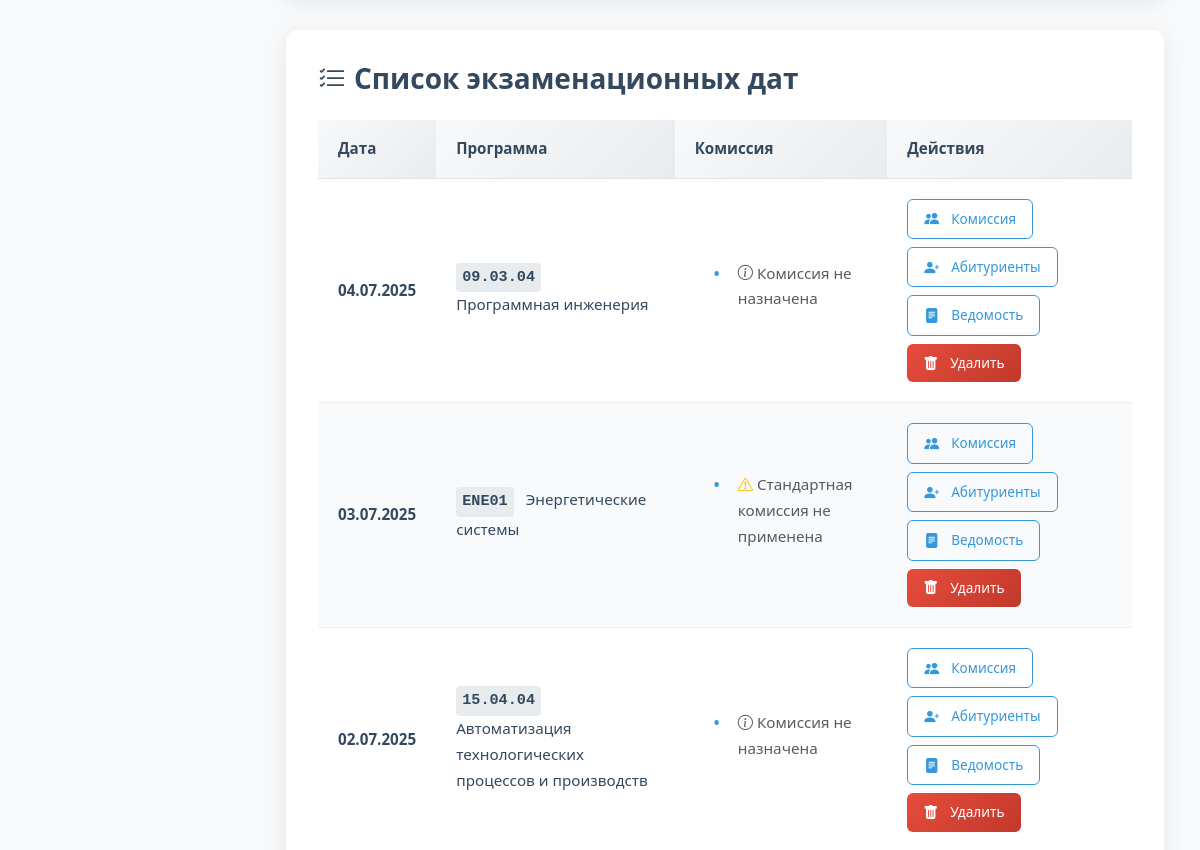
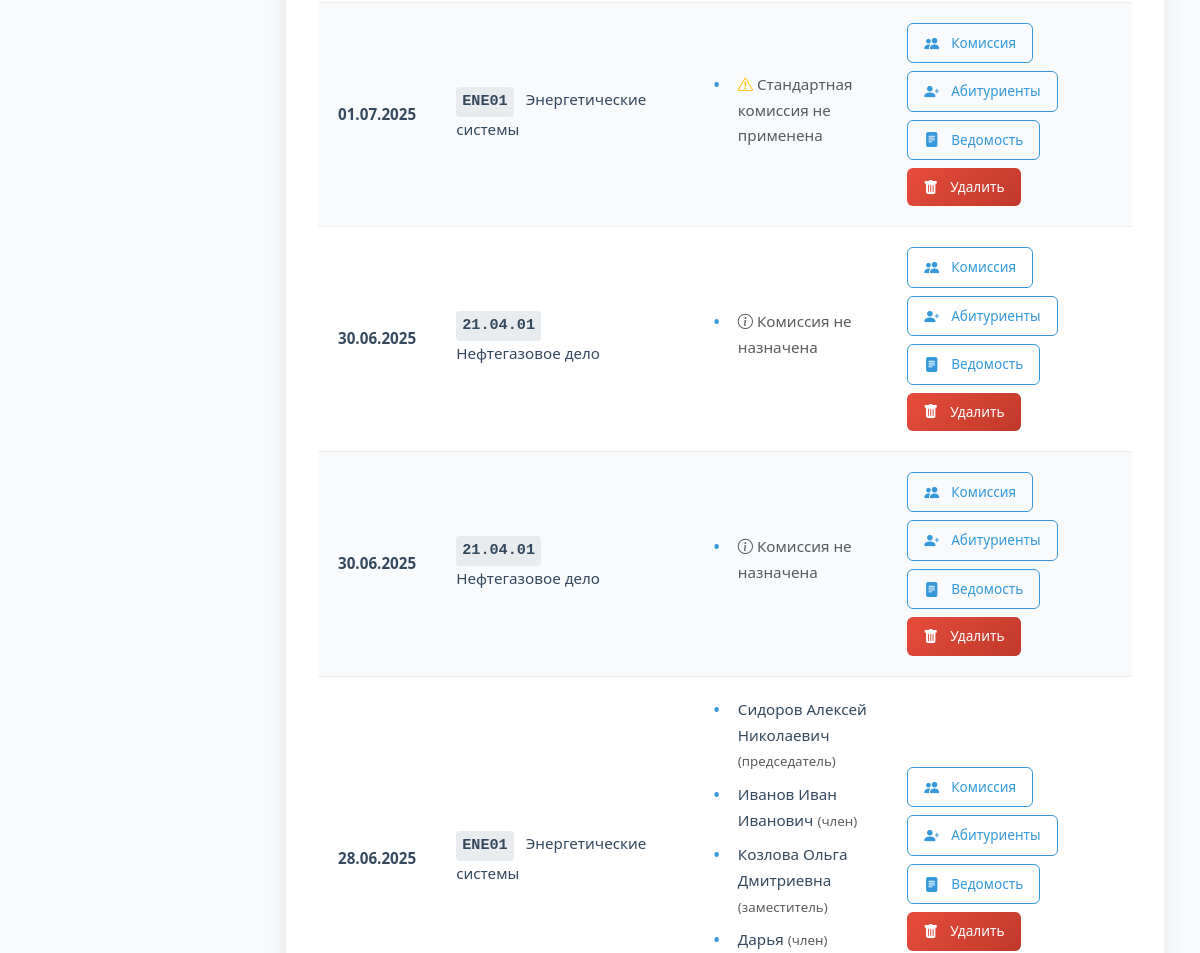
/exam_dates (signed in, middle part), run on an earlier commit of the app's database (2 pictures, top to bottom).
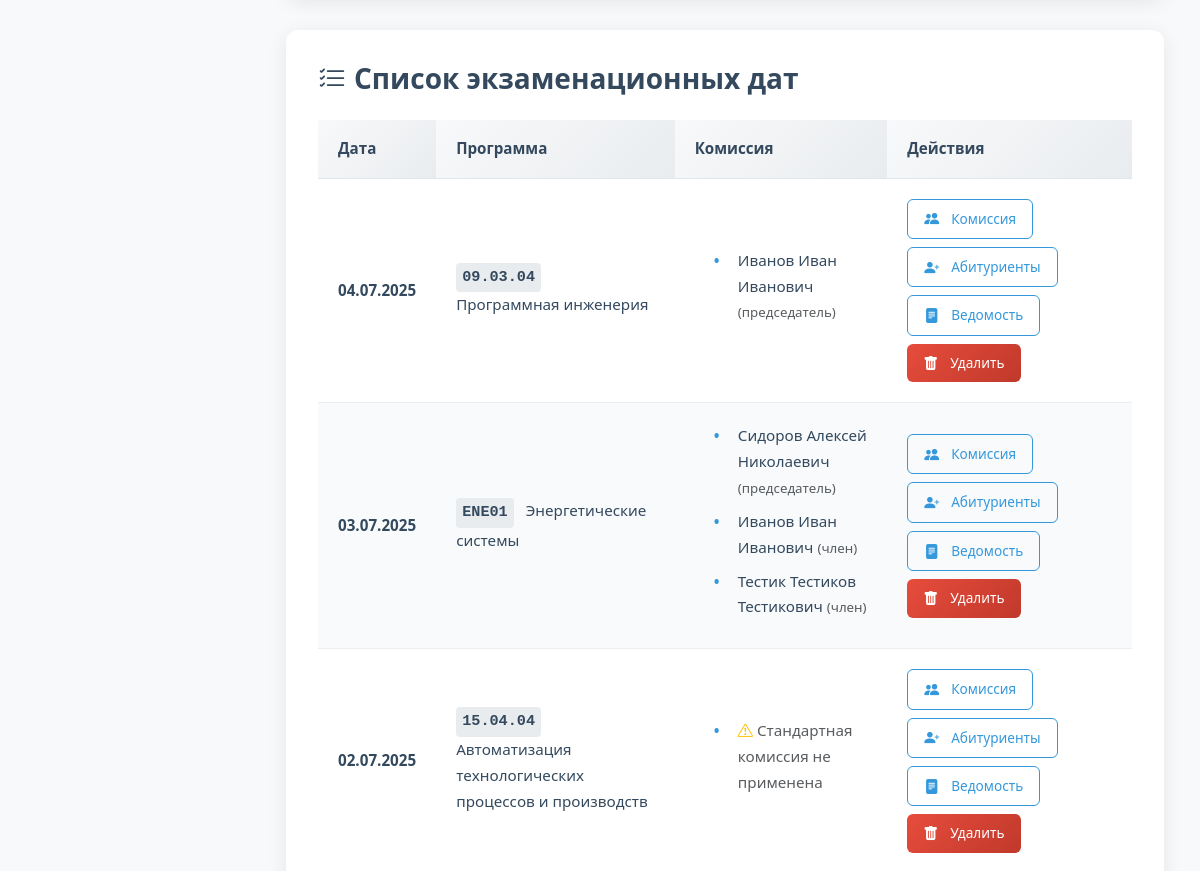
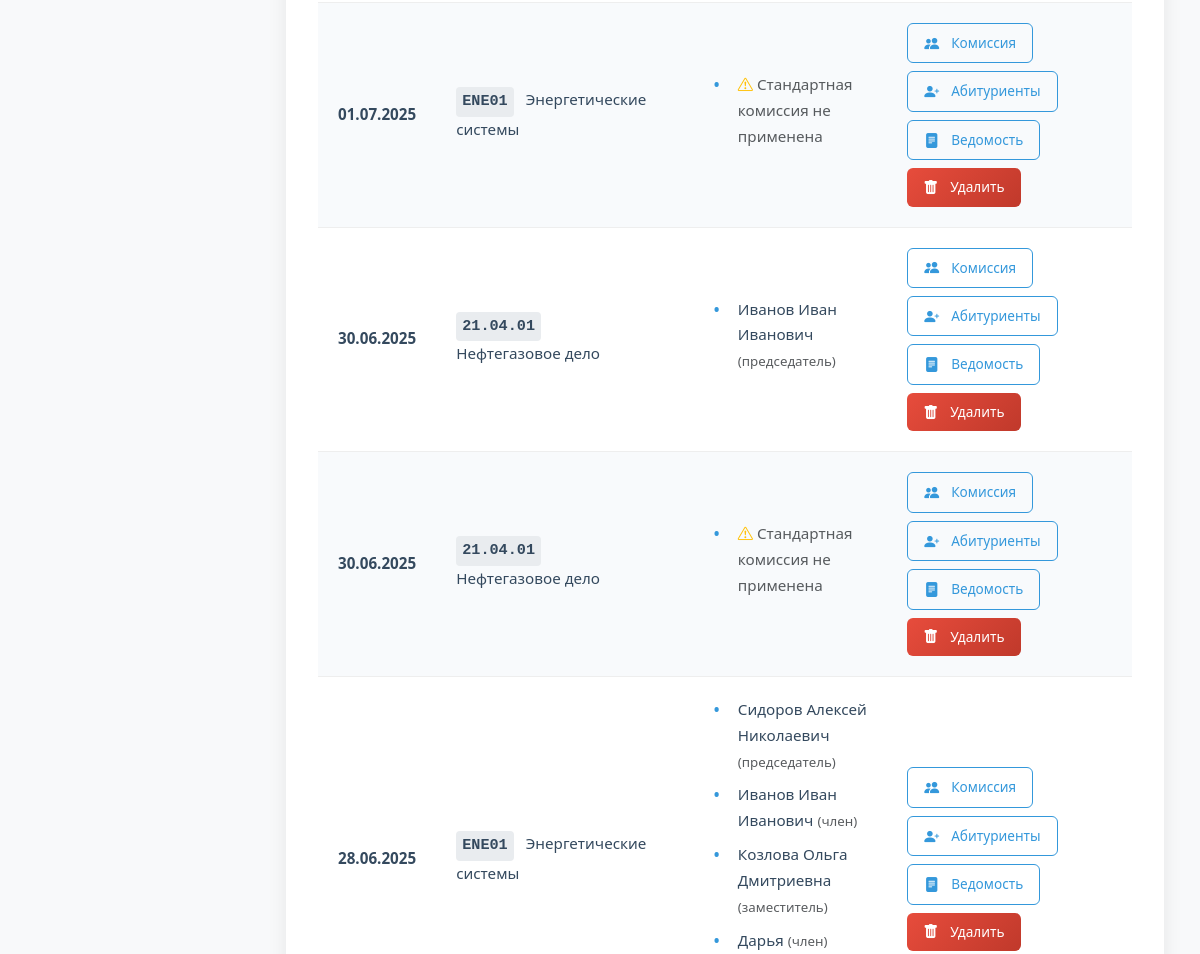
And on a later commit of the database (2 pictures, top to bottom).
### app/models.py (models this page shows, shortened)
class ExamDate(db.Model):
    id = db.Column(db.Integer, primary_key=True)
    date = db.Column(db.DateTime, nullable=False)
    program_id = db.Column(db.Integer, db.ForeignKey('program.id'), nullable=False)
    commission = db.relationship('CommissionMember', backref='exam_date', lazy=True, cascade='all, delete-orphan')  # Каскад
    applicants = db.relationship('Applicant', backref='exam_date', lazy=True,cascade='all, delete-orphan',passive_deletes=True)

class Program(db.Model):
    id = db.Column(db.Integer, primary_key=True)
    code = db.Column(db.String(50), nullable=False)
    name = db.Column(db.String(200), nullable=False)
    school_id = db.Column(db.Integer, db.ForeignKey('engineering_school.id'))
    questions = db.relationship('Question', backref='program', lazy=True, cascade='all, delete-orphan')
    standard_commission = db.relationship('StandardCommission', backref='program', lazy=True, cascade='all, delete-orphan')
    applicants = db.relationship('Applicant', backref='program', lazy=True, cascade='all, delete-orphan', passive_deletes=True)
    exam_dates = db.relationship('ExamDate', backref='program', lazy=True, cascade='all, delete-orphan',passive_deletes=True)
    oop = db.relationship("Oop", backref='program', lazy=True, cascade='all, delete-orphan')  # Важно: cascade

class CommissionMember(db.Model):
    id = db.Column(db.Integer, primary_key=True)
    exam_date_id = db.Column(db.Integer, db.ForeignKey('exam_date.id'), nullable=False)
    user_id = db.Column(db.Integer, db.ForeignKey('user.id'), nullable=False)
    role = db.Column(db.String(50), nullable=False)  # 'председатель', 'заместитель', 'член'
    user = db.relationship('User', back_populates='commission_members')

class User(UserMixin, db.Model):
    id = db.Column(db.Integer, primary_key=True)
    username = db.Column(db.String(80), unique=True, nullable=False)
    password = db.Column(db.String(120), nullable=False)
    full_name = db.Column(db.String(100), nullable=False)
    position = db.Column(db.String(100), nullable=False)
    role = db.Column(db.String(20), nullable=False)  # 'admin', 'secretary', 'commission'
    school_id = db.Column(db.Integer, db.ForeignKey('engineering_school.id'))
    engineering_school = db.relationship('EngineeringSchool', backref='users')
    commission_members = db.relationship('CommissionMember', back_populates='user', cascade='all, delete-orphan')
    standard_commissions = db.relationship('StandardCommission', back_populates='user', cascade='all, delete-orphan')

### app/routes.py (the view, shortened to what this page needs)
@routes.route('/exam_dates', methods=['GET', 'POST'])
@login_required
def exam_dates():
    if current_user.role not in ['admin', 'secretary']:
        abort(403)
    form = ExamDateForm()
    if current_user.role == 'secretary':
        form.program_id.choices = [
            (p.id, f"{p.code} {p.name}")
            for p in Program.query.filter_by(school_id=current_user.school_id)
        ]
    sort_order = request.args.get('sort', 'desc')  # asc или desc
    program_filter = request.args.get('program_filter', '').strip()
    if current_user.role == 'secretary':
        query = ExamDate.query \
            .join(Program) \
            .filter(Program.school_id == current_user.school_id)
    else:
        query = ExamDate.query
    if sort_order == 'asc':
        exam_dates = query.order_by(ExamDate.date.asc()).all()
    else:  # desc по умолчанию
        exam_dates = query.order_by(ExamDate.date.desc()).all()
    return render_template(
        'exam_dates.html',
        form=form,
        exam_dates=exam_dates,
        sort_order=sort_order,
        program_filter=program_filter
    )

### app/templates/exam_dates.html (shortened to what this page needs)
{% extends "base.html" %}
{% block content %}
<div class="admin-container">
    <div class="content-card">
        <h3><i class="bi bi-list-check me-2"></i>Список экзаменационных дат</h3>
        {% if exam_dates %}
        <div class="table-responsive">
            <table class="elegant-table">
                <thead>
                    <tr>
                        <th>Дата</th>
                        <th>Программа</th>
                        <th>Комиссия</th>
                        <th>Действия</th>
                    </tr>
                </thead>
                <tbody>
                    {% for exam_date in exam_dates %}
                    <tr>
                        <td data-label="Дата"><strong>{{ exam_date.date.strftime('%d.%m.%Y') }}</strong></td>
                        <td data-label="Программа">
                            <span class="program-code" title="Код программы">{{ exam_date.program.code }}</span>
                            {{ exam_date.program.name }}
                        </td>
                        <td data-label="Комиссия">
                            <ul class="commission-list">
                                {% for member in exam_date.commission %}
                                <li>{{ member.user.full_name }} <small class="text-muted">({{ member.role }})</small></li>
                                {% else %}
                                <li class="text-muted">
                                    {% if exam_date.program.standard_commission %}
                                    <i class="bi bi-exclamation-triangle text-warning"></i> Стандартная комиссия не применена
                                    {% else %}
                                    <i class="bi bi-info-circle"></i> Комиссия не назначена
                                    {% endif %}
                                </li>
                                {% endfor %}
                            </ul>
                        </td>
                        <td data-label="Действия">
                            <div class="action-buttons">
                                <a href="{{ url_for('routes.assign_commission', exam_date_id=exam_date.id) }}"
                                   class="btn btn-outline-elegant btn-elegant btn-sm">
                                    <i class="bi bi-people-fill me-1"></i>Комиссия
                                </a>
                                <a href="{{ url_for('routes.assign_applicants', exam_date_id=exam_date.id) }}"
                                   class="btn btn-outline-elegant btn-elegant btn-sm">
                                    <i class="bi bi-person-plus-fill me-1"></i>Абитуриенты
                                </a>
                                <a href="{{ url_for('routes.view_vedomost', exam_date_id=exam_date.id) }}"
                                   class="btn btn-outline-elegant btn-elegant btn-sm">
                                    <i class="bi bi-file-text-fill me-1"></i>Ведомость
                                </a>
                                <form action="{{ url_for('routes.delete_exam_date', exam_date_id=exam_date.id) }}"
                                    method="POST"
                                    class="d-inline"
                                    onsubmit="return confirm('Вы уверены, что хотите удалить эту экзаменационную дату?');">
                                    <button type="submit" class="btn btn-danger btn-sm">
                                        <i class="bi bi-trash-fill me-1"></i>Удалить
                                    </button>
                                </form>
                            </div>
                        </td>
                    </tr>
                    {% endfor %}
                </tbody>
            </table>
        </div>
        {% else %}
        <div class="no-results">
            <i class="bi bi-search" style="font-size: 3rem; margin-bottom: 1rem;"></i>
            <h4>Ничего не найдено</h4>
            <p>Попробуйте изменить параметры фильтра или использовать другой запрос</p>
        </div>
        {% endif %}
    </div>
</div>
{% endblock %}

### app/templates/base.html (shortened to what this page needs)
<!DOCTYPE html>
<html lang="ru">
<head>
    <link href="https://cdn.jsdelivr.net/npm/bootstrap@5.3.0/dist/css/bootstrap.min.css" rel="stylesheet">
    <link rel="stylesheet" href="https://cdn.jsdelivr.net/npm/bootstrap-icons@1.10.0/font/bootstrap-icons.css">
    <link rel="stylesheet" href="{{ url_for('static', filename='style.css') }}">
</head>
<body>
    <div class="main-wrapper">
        <main class="main-content">
        {% block content %}{% endblock %}
    </main>
    </div>
</body>
</html>

### static/style.css (style rules this page uses)
:root { --primary: #0d6efd; --secondary: #6c757d; --success: #198754; --info: #0dcaf0; --warning: #ffc107; --danger: #dc3545; --light: #f8f9fa; --dark: #212529; }
body { font-family: 'Segoe UI', Tahoma, Geneva, Verdana, sans-serif; background-color: #f8fafc; color: #333; }
.btn { border-radius: 0.5rem; font-weight: 500; padding: 0.5rem 1rem; transition: all 0.2s; display: inline-flex; align-items: center; gap: 0.5rem; }
.btn i { font-size: 1.1em; }
.btn-sm { padding: 0.25rem 0.5rem; }

### app/templates/base.html (style rules this page uses)
:root { --primary: #2e7d32; --primary-dark: #1b5e20; --primary-light: #4caf50; --accent: #ff9800; --light-bg: #f8f9fa; --card-bg: #ffffff; --dark-text: #212529; --light-text: #f8f9fa; --border: #e0e0e0; --success: #4caf50; --info: #2196f3; --warning: #ff9800; --danger: #f44336; --sidebar-width: 280px; }
* { box-sizing: border-box; }
body { font-family: 'Segoe UI', 'Roboto', sans-serif; background-color: var(--light-bg); color: var(--dark-text); line-height: 1.7; margin: 0; padding: 0; display: flex; min-height: 100vh; overflow-x: hidden; }
.main-wrapper { flex: 1; display: flex; flex-direction: column; min-width: 0; margin-left: var(--sidebar-width); transition: margin-left 0.3s ease; width: calc(100% - var(--sidebar-width)); }
.main-content { flex: 1; padding: 20px; max-width: 1400px; width: 100%; margin: 0 auto; }
@media (max-width: 1200px) { :root { --sidebar-width: 250px; } }

### app/templates/exam_dates.html (style rules this page uses)
.admin-container { max-width: 1400px; margin: 2rem auto; padding: 0 1rem; }
.admin-container h3 { color: #34495e; font-weight: 600; margin-bottom: 1.5rem; }
.content-card { background: #fff; border-radius: 12px; box-shadow: 0 4px 20px rgba(0, 0, 0, 0.08); padding: 2rem; margin-bottom: 2rem; border: none; }
.btn-elegant { border-radius: 8px; font-weight: 500; transition: all 0.3s; padding: 0.75rem 1.5rem; }
.btn-outline-elegant { border: 1px solid #3498db; color: #3498db; background: transparent; }
.btn-danger { background: linear-gradient(135deg, #e74c3c 0%, #c0392b 100%); border: none; color: white; }
.elegant-table { width: 100%; border-collapse: separate; border-spacing: 0; font-size: 0.95rem; }
.elegant-table thead th { background: linear-gradient(135deg, #f8f9fa 0%, #e9ecef 100%); color: #34495e; font-weight: 600; padding: 1rem 1.25rem; border-bottom: 1px solid #dfe6e9; position: sticky; top: 0; }
.elegant-table tbody tr { transition: all 0.2s; }
.elegant-table tbody tr:nth-child(even) { background-color: #f8fafc; }
.elegant-table td { padding: 1.25rem; vertical-align: middle; border-bottom: 1px solid #eee; color: #34495e; }
.commission-list { margin: 0; padding-left: 1.2rem; list-style-type: none; }
.commission-list li { margin-bottom: 0.5rem; position: relative; padding-left: 1.5rem; }
.commission-list li:before { content: "•"; color: #3498db; font-weight: bold; position: absolute; left: 0; }
.action-buttons { display: flex; flex-wrap: wrap; gap: 0.5rem; }
.btn-sm { padding: 0.5rem 1rem; font-size: 0.85rem; border-radius: 6px; }
.program-code { font-weight: bold; background-color: #e9ecef; padding: 2px 6px; border-radius: 4px; font-family: monospace; display: inline-block; margin-right: 8px; }

What changed in the data, as far as the page shows it:
shown differently, row unchanged: ExamDate "Программная инженерия": no longer shows "Комиссия не назначена"
added CommissionMember: user.full_name "Иванов Иван Иванович", role "председатель", shown under ExamDate "Программная инженерия"
shown differently, row unchanged: ExamDate (number 2 of 7 on the later page): no longer shows "Стандартная комиссия не применена"
added CommissionMember: user.full_name "Сидоров Алексей Николаевич", role "председатель", shown under ExamDate (number 2 of 7 on the later page)
added CommissionMember: user.full_name "Иванов Иван Иванович", role "член", shown under ExamDate (number 2 of 7 on the later page)
added CommissionMember: user.full_name "Тестик Тестиков Тестикович", role "член", shown under ExamDate (number 2 of 7 on the later page)
computed for ExamDate "Автоматизация технологических процессов и производств": text "Комиссия не назначена" → "Стандартная комиссия не применена"
shown differently, row unchanged: ExamDate (number 5 of 7 on the later page): no longer shows "Комиссия не назначена"
added CommissionMember: user.full_name "Иванов Иван Иванович", role "председатель", shown under ExamDate (number 5 of 7 on the later page)
computed for ExamDate (number 6 of 7 on the later page): text "Комиссия не назначена" → "Стандартная комиссия не применена"
